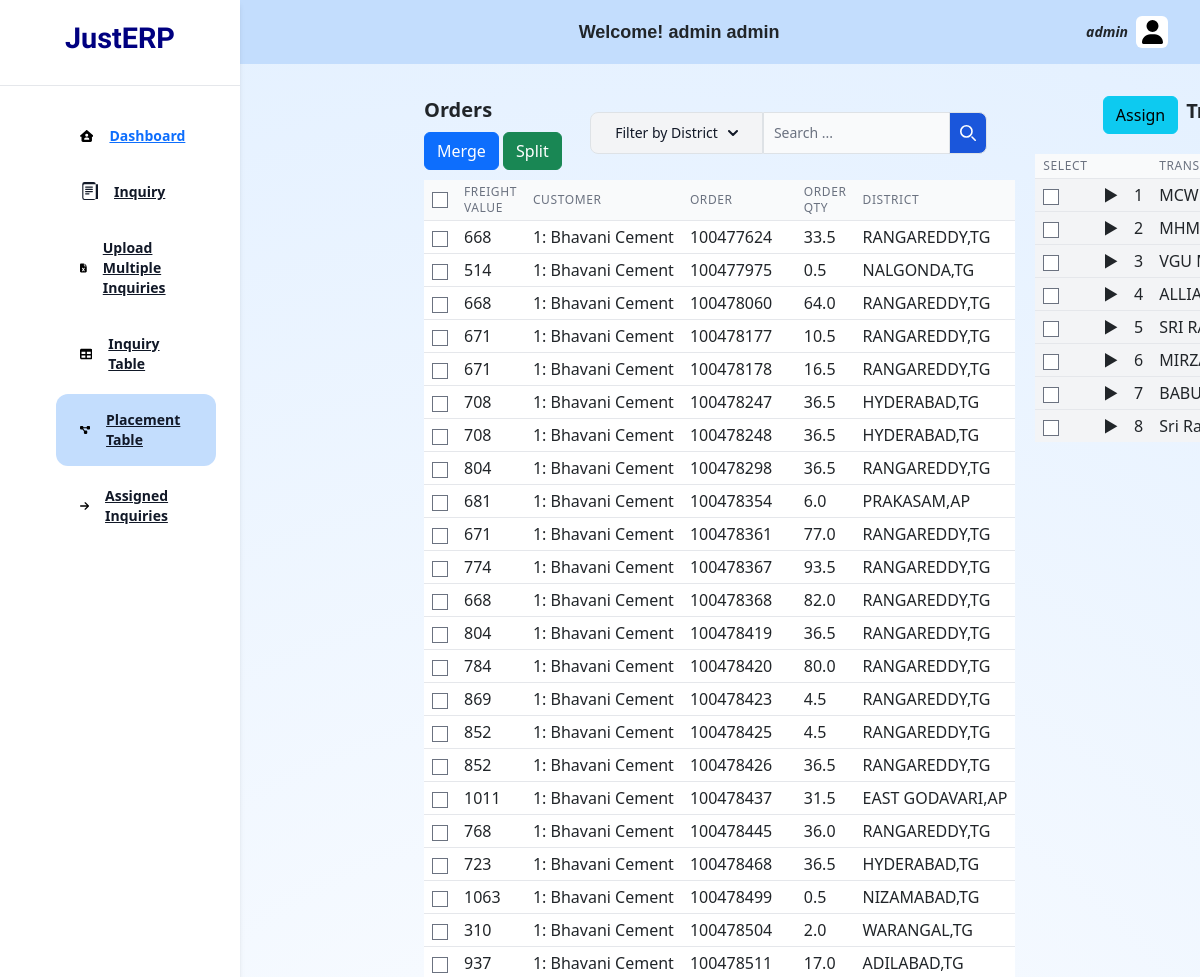
Before: /inquiry/placement-table (signed in, upper part) with the older database file.
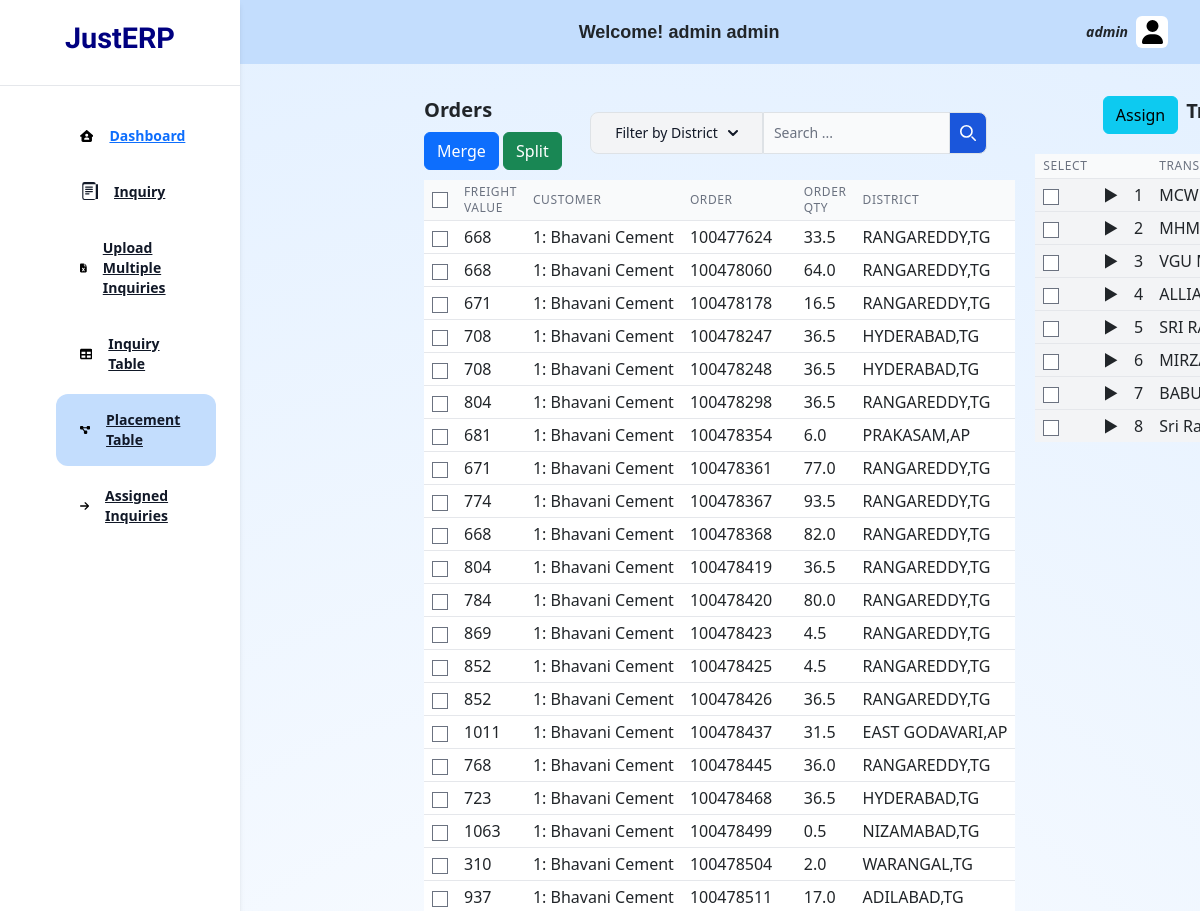
After: the same page with the newer database file.
### inquiry/models.py (models this page shows, shortened)
class Inquiry(models.Model):
    inquiry_id=models.AutoField(primary_key=True)
    customer = models.ManyToManyField(CompanyProfile)
    DO_BE_PO_NO = models.CharField(max_length=100)
    CONSIGNMENT_DESCRIPTION = models.CharField(max_length=500)
    seal_no = models.CharField(max_length=100)
    container_no = models.CharField(max_length=100)
    truck_details=models.ManyToManyField(TruckDetails)
    truck_type = models.ManyToManyField(TruckType)
    order_quantity = models.ManyToManyField(OrderQuantity)
    length = models.ManyToManyField(TruckLength)
    axel_type = models.ManyToManyField(AxelType)
    loading_by_consignor = models.CharField(max_length=3)
    unloading_by_consignee = models.CharField(max_length=3)
    mode_of_shipment = models.ManyToManyField(ModeOfShipment)
    pickup_address = models.ManyToManyField(Address, related_name='pickup_address', null=True, blank=True)
    freight_value = models.CharField(max_length=100, blank=True, null=True)
    planned_loading_datetime = models.CharField(max_length=200,blank=True, null=True)
    destination_address = models.ManyToManyField(Address, related_name='destination_address', null=True, blank=True)
    price_value = models.CharField(max_length=100, blank=True, null=True)
    planned_unloading_datetime = models.CharField(max_length=200,blank=True, null=True)
    division = models.ManyToManyField(Division, blank=True, null=True)
    cluster = models.ManyToManyField(Cluster,  blank=True, null=True)
    payment_terms = models.ManyToManyField(PaymentTerms,null=True,blank=True)
    credit_days = models.ManyToManyField(CreditDays, blank=True, null=True)
    insurance = models.CharField(max_length=100, blank=True, null=True)
    unmerged_order_quantities=models.CharField(max_length=200, blank=True, null=True)
    metadata = models.JSONField(null=True, blank=True)

class OrderQuantity(models.Model):
    oq_id = models.AutoField(primary_key=True)
    order_quantity = models.CharField(max_length=100, unique=True)
    def __str__(self):
        return str(self.order_quantity)

class Address(models.Model):
    address_id=models.AutoField(primary_key=True)
    customer = models.CharField(max_length=100)
    address_point = models.CharField(max_length=100, blank=True, null=True)
    landmark = models.CharField(max_length=100, blank=True, null=True)
    city = models.CharField(max_length=100)
    state = models.CharField(max_length=100)
    pincode = models.CharField(max_length=6)  # Assuming pincode as a string
    landline_number = models.CharField(max_length=11, blank=True, null=True)
    mobile_number = models.CharField(max_length=10)
    gst_number = models.CharField(max_length=15, blank=True, null=True)
    def __str__(self):
        return f"{self.address_point},{self.state}"

class  Transporter(models.Model):
    tr_id=models.AutoField(primary_key=True)
    transporter_name=models.CharField(max_length=100, unique=True)
    truck_details=models.ManyToManyField(TruckDetails)

### authapp/models.py (models this page shows)
class CompanyProfile(models.Model):
    company_id=models.AutoField(primary_key=True)
    company_name = models.CharField(max_length=100)
    contact_person_name = models.CharField(max_length=100)
    contact_email = models.EmailField()
    contact_phone = models.CharField(max_length=20)
    company_address = models.TextField(blank=True, null=True)
    business_description = models.TextField()
    country = CountryField()
    registration_number = models.CharField(max_length=100, blank=True, null=True)
    budget = models.DecimalField(max_digits=10, decimal_places=2)
    created_at = models.DateTimeField(auto_now_add=True)
    updated_at = models.DateTimeField(auto_now=True)
    def __str__(self):
        return f"{self.company_id}: {self.company_name}"

### inquiry/views.py (the view)
# urls.py: path('placement-table', views.placement_table, name="Placement Table"),
@login_required
def placement_table(request):
    user = request.user
    if user.is_authenticated:
        inquiries = Inquiry.objects.all()
        addresses = Address.objects.all()
        truck_types = TruckType.objects.all()
        truck_details = TruckDetails.objects.all()
        transporters=Transporter.objects.all()
        context = {
            'company_id': user.company.company_id,
            'company_name': user.company.company_name,
            'username': user.username,
            'first_name': user.first_name,
            'last_name': user.last_name,
            'email': user.email,
            'inquiries': inquiries,
            'addresses': addresses,
            'truck_details': truck_details,
            'truck_types': truck_types,
            'transporters':transporters
        }
        return render(request, "inquiry/placement_table.html", context)

### inquiry/models.py (called while the page is built)
    def __str__(self):
        return str(self.truck_capacity)

    def __str__(self):
        return self.truck_length

    def __str__(self):
        return self.truck_type

### templates/inquiry/placement_table.html (shortened to what the changed rows need)
{% extends 'inquiry/inquiry_base.html' %}
{% block css %}
<link
  href="https://cdn.jsdelivr.net/npm/tailwindcss@2.2.16/dist/tailwind.min.css"
  rel="stylesheet"
/>
<link
  href="https://cdnjs.cloudflare.com/ajax/libs/flowbite/2.3.0/flowbite.min.css"
  rel="stylesheet"
/>
<link
  href="https://cdn.jsdelivr.net/npm/bootstrap@5.3.3/dist/css/bootstrap.min.css"
  rel="stylesheet"
/>
{% endblock %}
{% block body %}
<div class="">
  <div class="table-container">
    <div class="table-wrapper">
      <div class="custom-flex">
        <div>
          <h2 class="text-xl font-bold">Orders</h2>
        </div>
      </div>
      <div class="overflow-x-auto">
        <table
    id="inquiry-table"
    class="table-auto min-w-full divide-y divide-gray-200 compact-table"
>
    <thead class="bg-gray-50">
        <tr>
            <th
                scope="col"
                class="px-2 py-1 text-left text-xs font-medium text-gray-500 uppercase tracking-wider"
            >
                <input type="checkbox" id="select-all-left" />
            </th>
            <th
                scope="col"
                class="px-2 py-1 text-left text-xs font-medium text-gray-500 uppercase tracking-wider"
            >
                Freight Value
            </th>
            <th
                scope="col"
                class="px-2 py-1 text-left text-xs font-medium text-gray-500 uppercase tracking-wider"
            >
                Customer
            </th>
            <th
                scope="col"
                class="px-2 py-1 text-left text-xs font-medium text-gray-500 uppercase tracking-wider"
            >
                Order
            </th>
            <th
                scope="col"
                class="px-2 py-1 text-left text-xs font-medium text-gray-500 uppercase tracking-wider"
            >
                Order Qty
            </th>
            <th
                scope="col"
                class="px-2 py-1 text-left text-xs font-medium text-gray-500 uppercase tracking-wider"
            >
                District
            </th>
        </tr>
    </thead>
    <tbody id="inquiry-tbody" class="bg-white divide-y divide-gray-200">
        {% for inq in inquiries %}
        <tr>
            <td class="px-2 py-1 whitespace-nowrap">
                <input type="checkbox" class="select-row-left" value="{{ inq.inquiry_id }}">
            </td>
            <td class="px-2 py-1 whitespace-nowrap inquiry-id">{{ inq.freight_value }}</td>
            <td class="px-2 py-1 whitespace-nowrap customer">{{ inq.customer.all|join:"/ " }}</td>
            <td class="px-2 py-1 whitespace-nowrap do-be-po-no">{{ inq.DO_BE_PO_NO }}</td>
            <td class="px-2 py-1 whitespace-nowrap order-qty">{{ inq.order_quantity.all|join:"/ " }}</td>
            <td class="px-2 py-1 whitespace-nowrap destination-address">{{ inq.destination_address.all|join:"/ " }}</td>
        </tr>
        {% endfor %}
    </tbody>
</table>
      </div>
    </div>
    <div class="table-wrapper">
        <div class="custom-flex">
          <div class="custom-flex">
            <h2 class="text-xl font-bold">Transporter List</h2>
          </div>
        </div>
        <div class="overflow-x-auto">
          <table class="table-auto min-w-full divide-y divide-gray-200 compact-table">
            <thead class="bg-gray-50">
              <tr>
                <th scope="col" class="px-2 py-1 text-left text-xs font-medium text-gray-500 uppercase tracking-wider">
                  Select
                </th>
                <th scope="col" class="px-2 py-1 text-left text-xs font-medium text-gray-500 uppercase tracking-wider"></th>
                <th scope="col" class="px-2 py-1 text-left text-xs font-medium text-gray-500 uppercase tracking-wider"></th>
                <th scope="col" class="px-2 py-1 text-left text-xs font-medium text-gray-500 uppercase tracking-wider">
                  Transporter Name
                </th>
              </tr>
            </thead>
            <tbody class="bg-white divide-y divide-gray-200">
              {% for transporter in transporters %}
<tr class="parent-row bg-gray-100" data-target="child-row-{{ transporter.tr_id }}">
  <td class="px-2 py-1 whitespace-nowrap">
    <input type="checkbox" name="parent_checkbox" class="parent-checkbox" value="{{ transporter.tr_id }}">
  </td>
  <td class="px-2 py-1 whitespace-nowrap cursor-pointer toggle-row">▶</td>
  <td class="px-2 py-1 whitespace-nowrap">{{ transporter.tr_id }}</td>
  <td class="px-2 py-1 whitespace-nowrap">{{ transporter.transporter_name }}</td>
</tr>
{% endfor %}
            </tbody>
          </table>
        </div>
      </div>
</div>
{% endblock %}

Changed rows visible on the page:
removed Inquiry: freight_value "514", customer.all "1: Bhavani Cement", DO_BE_PO_NO "100477975", order_quantity.all "0.5", destination_address.all "NALGONDA,TG"
removed Inquiry: freight_value "671", customer.all "1: Bhavani Cement", DO_BE_PO_NO "100478177", order_quantity.all "10.5", destination_address.all "RANGAREDDY,TG"
